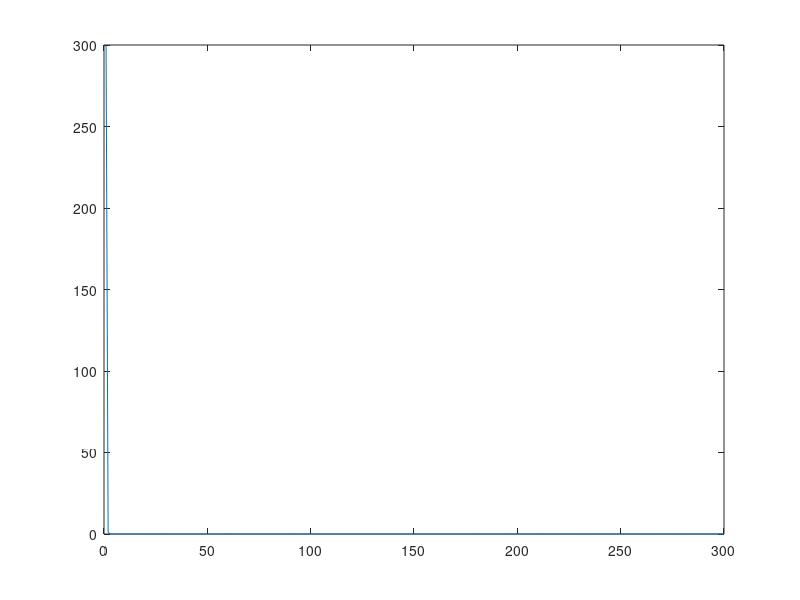

Source code (MATLAB): (Note: this script raises an error after producing the figure.)
m=magic(300);
a=m;
for i=1:size(m,2)
    mu=mean(m(:,i));
    m(:,i)=(m(:,i)-mu)/std(m(:,i));   % normalize the data
end
b=m;
s=svd(m);
plot(s);
n=numel(m);
omega=randsample( n,20000);
%delta=1.2*n^2/5000;
tau = 5*sqrt(n);
epsilon=0.00001;
z=zeros(size(m));
z(omega)=1;
m=m.*z;
max_iter=1000;
X=mtx2( omega,m,2,epsilon,700,max_iter );
